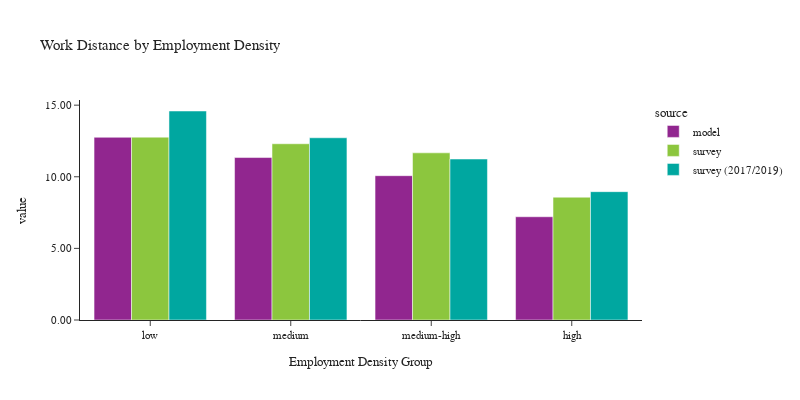

Notebook code cell kept with this figure:
### Code cell
plot_work_location(df_workers, 'emp_density_group', 'Employment Density', 'Employment Density Group')

### Figure 1 — Plotly figure (JSON) as saved in the notebook; plotly's stock layout.template omitted (floating-point values rounded to 4 significant figures)
{"data": [{"alignmentgroup": "True", "customdata": [[576542], [576449], [551527], [505650]], "hovertemplate": "source=model<br>emp_density_group=%{x}<br>value=%{y}<br>sample count=%{customdata[0]}<extra></extra>", "legendgroup": "model", "marker": {"color": "#91268F", "pattern": {"shape": ""}}, "name": "model", "offsetgroup": "model", "orientation": "v", "showlegend": true, "textposition": "auto", "type": "bar", "x": ["low", "medium", "medium-high", "high"], "xaxis": "x", "y": [12.76, 11.34, 10.08, 7.208], "yaxis": "y"}, {"alignmentgroup": "True", "customdata": [[426], [411], [611], [1158]], "hovertemplate": "source=survey<br>emp_density_group=%{x}<br>value=%{y}<br>sample count=%{customdata[0]}<extra></extra>", "legendgroup": "survey", "marker": {"color": "#8CC63E", "pattern": {"shape": ""}}, "name": "survey", "offsetgroup": "survey", "orientation": "v", "showlegend": true, "textposition": "auto", "type": "bar", "x": ["low", "medium", "medium-high", "high"], "xaxis": "x", "y": [12.77, 12.31, 11.67, 8.574], "yaxis": "y"}, {"alignmentgroup": "True", "customdata": [[476], [562], [925], [3632]], "hovertemplate": "source=survey (2017/2019)<br>emp_density_group=%{x}<br>value=%{y}<br>sample count=%{customdata[0]}<extra></extra>", "legendgroup": "survey (2017/2019)", "marker": {"color": "#00A7A0", "pattern": {"shape": ""}}, "name": "survey (2017/2019)", "offsetgroup": "survey (2017/2019)", "orientation": "v", "showlegend": true, "textposition": "auto", "type": "bar", "x": ["low", "medium", "medium-high", "high"], "xaxis": "x", "y": [14.59, 12.72, 11.24, 8.96], "yaxis": "y"}], "layout": {"barmode": "group", "font": {"size": 11}, "height": 400, "legend": {"title": {"text": "source"}, "tracegroupgap": 0}, "title": {"text": "Work Distance by Employment Density"}, "width": 800, "xaxis": {"anchor": "y", "domain": [0.0, 1.0], "title": {"text": "Employment Density Group"}}, "yaxis": {"anchor": "x", "domain": [0.0, 1.0], "tickformat": ".2f", "title": {"text": "value"}}}}
